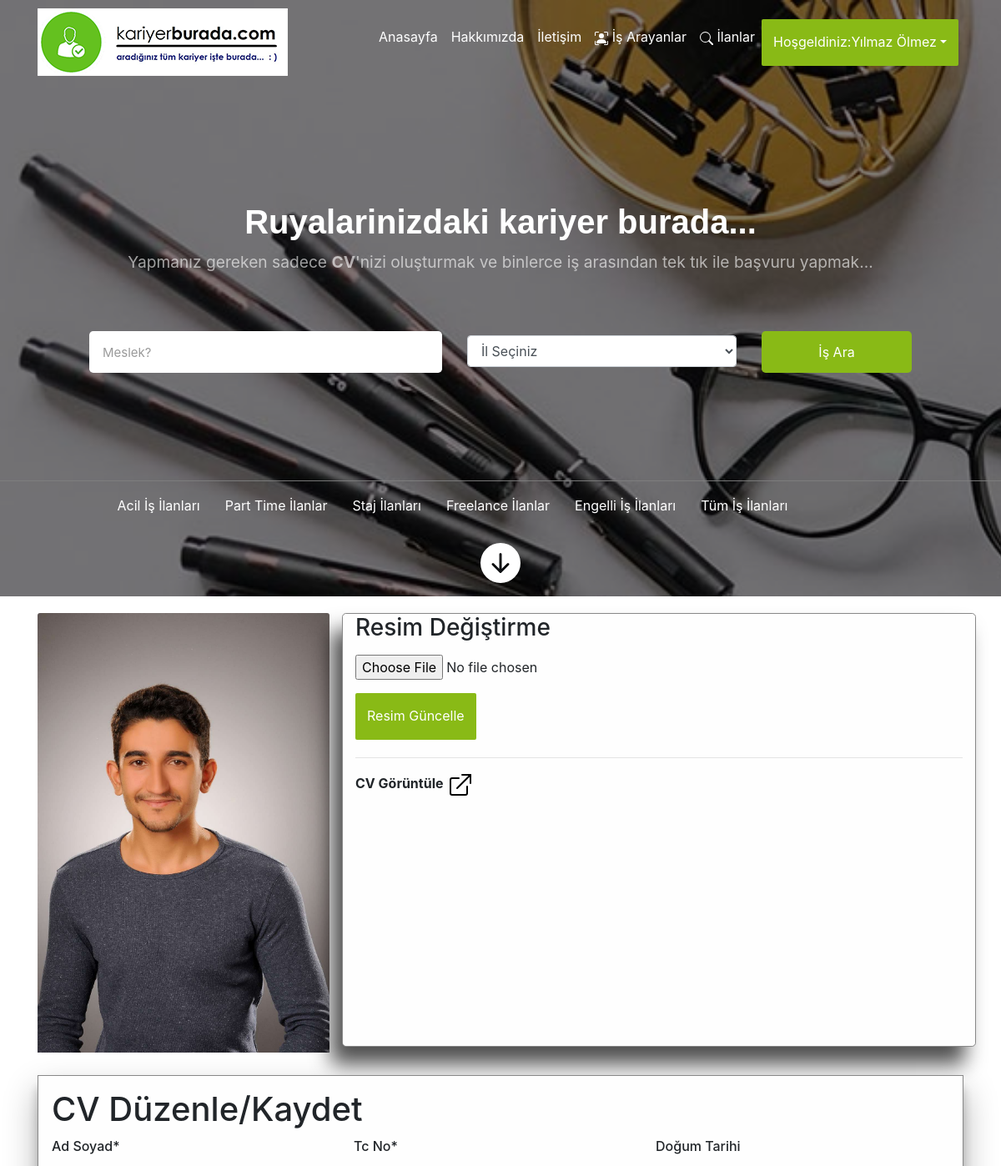
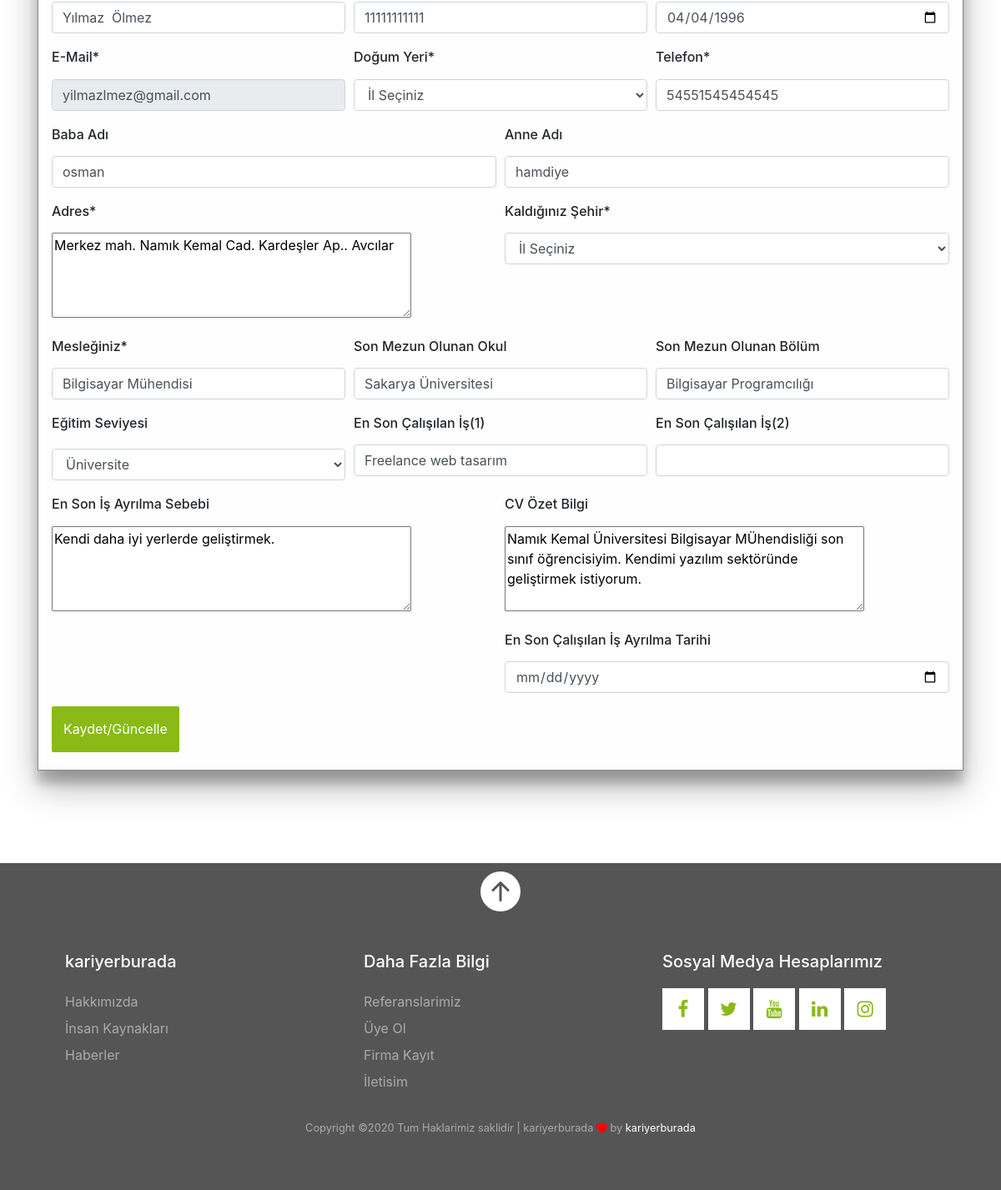
The app's page /cvduzenle.php (signed in) with its own data (2 pictures, top to bottom).
### tables this page shows
CREATE TABLE `uyecvbilgi` (
  `uyecvno` int(11) NOT NULL,
  `uyecvadisoyadi` varchar(200) DEFAULT NULL,
  `uyecvtcno` varchar(20) DEFAULT NULL,
  `uyecveposta` varchar(200) NOT NULL,
  `uyecvsifre` varchar(200) NOT NULL,
  `uyecvdogumyeri` varchar(50) DEFAULT NULL,
  `uyecvdogumtarihi` date DEFAULT NULL,
  `uyecvanaadi` varchar(50) DEFAULT NULL,
  `uyecvbabaadi` varchar(50) DEFAULT NULL,
  `uyecvadresi` varchar(200) DEFAULT NULL,
  `uyecvsehir` varchar(50) DEFAULT NULL,
  `uyecvtelefonno` varchar(50) DEFAULT NULL,
  `uyecvsonmezunokul` varchar(200) DEFAULT NULL,
  `uyecvsonmezunbolum` varchar(200) DEFAULT NULL,
  `uyecvsoncalisilanis1` varchar(200) DEFAULT NULL,
  `uyecvsoncalisilanis2` varchar(200) DEFAULT NULL,
  `uyecvmeslekunvani` varchar(200) DEFAULT 'meslek',
  `uyercvesim1` longblob DEFAULT NULL,
  `uyecvresim2` varchar(200) DEFAULT 'images/kisiler/person.jpg',
  `uyeecvgitimseviye` varchar(200) DEFAULT NULL,
  `uyecvozetbilgi1` varchar(300) DEFAULT NULL,
  `uyecvozetbilgi2` varchar(200) DEFAULT NULL,
  `uyecvaktiflik` varchar(200) DEFAULT NULL,
  `uyecvsonisayrilmasebebi` varchar(200) DEFAULT NULL,
  `uyecvsonisayrilmatarihi` date DEFAULT NULL,
  `uycvisaramaaktiflik` varchar(200) DEFAULT 'AKTIF',
  `uyecvgoruntulemesayisi` int(11) DEFAULT 0,
  `gizlisoru` varchar(200) NOT NULL,
  `yanit` varchar(200) NOT NULL
);

### cvduzenle.php (the view, shortened to what this page needs)
<?php
include "component/baglanti.php";
		$referer = $_SERVER['HTTP_REFERER'];
if ($referer == "")
{
 header("Location:index.php");
}
else
{
	?>
	<!DOCTYPE html>
	<html>
	<head>
		<?php
		include "component/css/css.php";
		?>
	</head>
	<body>
		<header>
			<?php include "component/header.php"; ?>
		</header>
		<main>
			<article>
				<section>
					<div class="container main-kisiler-hover" style="margin-top:20px;">
								<?php
									$sql="select * from uyecvbilgi where uyecvno='".$_SESSION["id"]."'";
									$result=mysqli_query($baglan,$sql);
									$sonuc = mysqli_fetch_assoc($result);
									if(mysqli_num_rows($result) == 1)
									{
								?>
						<div class="row">
							<div class="col-md-4">
								<figure>
									<img src="<?php echo $sonuc['uyecvresim2']; ?>" class="card-img-top">
								</figure>
							</div>
							<div class="col-md-8 modal-content animate" style="margin: 0% auto 2% auto;">
								<form  action="" method="post" enctype="multipart/form-data">
										<label ><h3>Resim Değiştirme</h3></label>
										<p>
											<input type="file" name="resim" id="resim" required>
										</p>
										<button type="submit" class="loginbuton" name="resimGuncelle">Resim Güncelle</button>
										<hr>
										<strong>CV Görüntüle</strong>
										<a href="cvgoster.php?id=<?php echo $_SESSION['id'];?>#git" target="_blank">
										</a>
								</form>
							</div>
						</div>
						<div class="row">
							<div class="col-md-12" >
								<form method="post" enctype="multipart/form-data" action="" class="p-3 animate" style="margin: 1% auto 10% auto;background-color: #fefefe;border: 1px solid #888;box-shadow: 0 19px 38px rgba(0,0,0,0.30), 0 15px 12px rgba(0,0,0,0.22);">
									<legend><h1>CV Düzenle/Kaydet</h1></legend>
									  <div class="form-row">
										    <div class="form-group col-md-4">
										      <label for="adsoyad"><h6>Ad Soyad*</h6></label>
										      <input type="text" class="form-control" name="adsoyad" required value="<?php echo $sonuc['uyecvadisoyadi'] ?>"  maxlength="35">
										    </div>
										    <div class="form-group col-md-4">
										      <label for="inputPassword4"><h6>Tc No*</h6></label>
										      <input type="text" class="form-control" name="tcno" maxlength="11" required value="<?php echo $sonuc['uyecvtcno'] ?>">
										    </div>
										    <div class="form-group col-md-4">
										      <label for="adsoyad"><h6>Doğum Tarihi</h6></label>
										      <input type="date" id="dogtarihi" name="dogtarihi" class="form-control" value="<?php echo $sonuc['uyecvdogumtarihi'] ?>">
										    </div>
									  </div>
									  <div class="form-row">
										    <div class="form-group col-md-4">
									   			 <label for="inputAddress"><h6>E-Mail*</h6></label>
									   		 	<input type="email" class="form-control" id="exampleInputEmail1" aria-describedby="emailHelp" name="mail" required maxlength="25" value="<?php echo $sonuc['uyecveposta'] ?>" disabled>
									  		</div>
										    <div class="form-group col-md-4">
										      <label for="inputPassword4"><h6>Doğum Yeri*</h6></label>
										      <select name="dogyeri" class="form-control" required>
												<?php
													include "component/sehirler.php";
												?>
											</select>
										    </div>
										    <div class="form-group col-md-4">
										      <label for="inputPassword4"><h6>Telefon*</h6></label>
										      <input type="text" class="form-control" name="tel" maxlength="14" required value="<?php echo $sonuc['uyecvtelefonno'] ?>">
										    </div>
									  </div>
									  <div class="form-row">
										    <div class="form-group col-md-6">
										      <label for="adsoyad"><h6>Baba Adı</h6></label>
										      <input type="text" class="form-control" name="babaadi" value="<?php echo $sonuc['uyecvbabaadi'] ?>"  maxlength="15">
										    </div>
										    <div class="form-group col-md-6">
										      <label for="inputPassword4"><h6>Anne Adı</h6></label>
										      <input type="text" class="form-control" name="anneadi" value="<?php echo $sonuc['uyecvanaadi'] ?>"  maxlength="15">
										    </div>
									  </div>
									  <div class="form-row">
										    <div class="form-group col-md-6">
										   		 <label for="inputAddress2"><h6>Adres*</h6></label><br>
										   		 <textarea id="adres" required name="adres" rows="4" cols="40" maxlength="180"><?php echo $sonuc['uyecvadresi'];?></textarea>
									 		 </div>
										    <div class="form-group col-md-6">
										      <label for="inputPassword4"><h6>Kaldığınız Şehir*</h6></label>
										      <select name="sehirler" class="form-control"  required>
												<?php
													include "component/sehirler.php";
												?>
											</select>
										    </div>
									  </div>
									  <div class="form-row">
									  		<div class="form-group col-md-4">
										   		 <label for="inputAddress2"><h6>Mesleğiniz*</h6></label><br>
										   		<input type="text" class="form-control" name="meslek" required value="<?php echo $sonuc['uyecvmeslekunvani'] ?>"  maxlength="25">
									 		 </div>
										    <div class="form-group col-md-4">
										   		 <label for="inputAddress2"><h6>Son Mezun Olunan Okul</h6> </label><br>
										   		<input type="text" class="form-control" name="sonokul" value="<?php echo $sonuc['uyecvsonmezunokul'] ?>"  maxlength="55">
									 		 </div>
										    <div class="form-group col-md-4">
										      <label for="inputPassword4"><h6>Son Mezun Olunan Bölüm</h6></label>
										      <input type="text" class="form-control" name="sonbolum" value="<?php echo $sonuc['uyecvsonmezunbolum'] ?>" maxlength="35">
										    </div>
									  </div>
									  <div class="form-row">
									  	<div class="form-group col-md-4">
										      <label for="inputPassword4"><h6>Eğitim Seviyesi</h6></label>
										      	<select name="egitimdurumu" class="form-control" style="margin-top: 5px;">
												 <option value="üniversite" <?php if($sonuc["uyeecvgitimseviye"]=="üniversite") echo "selected"?>>Üniversite</option>
												</select>
										    </div>
										    <div class="form-group col-md-4">
										   		 <label for="inputAddress2"><h6>En Son Çalışılan İş(1)</h6></label><br>
										   		<input type="text" class="form-control" name="sonis1" value="<?php echo $sonuc['uyecvsoncalisilanis1'] ?>" maxlength="55">
									 		 </div>
										    <div class="form-group col-md-4">
										      <label for="inputPassword4"><h6>En Son Çalışılan İş(2)</h6></label>
										      <input type="text" class="form-control" name="sonis2" value="<?php echo $sonuc['uyecvsoncalisilanis2'] ?>" maxlength="55">
										    </div>
									  </div>
									  <div class="form-row">
										    <div class="form-group col-md-6">
										   		 <label for="inputAddress2"><h6>En Son İş Ayrılma Sebebi</h6></label><br>
										   		<textarea id="ayrilmasebebi" name="ayrilmasebebi" rows="4" cols="40" maxlength="180" ><?php echo $sonuc['uyecvsonisayrilmasebebi'];?></textarea>
									 		 </div>
									 		 <div class="form-group col-md-6">
										   		 <label for="inputAddress2"><h6>CV Özet Bilgi</h6></label><br>
										   		 <textarea id="ozetbilgi" name="ozetbilgi" rows="4" cols="40" maxlength="180" ><?php echo $sonuc['uyecvozetbilgi1'];?></textarea>
									 		 </div>
									  </div>
									  <div class="form-row">
										    <div class="form-group col-md-6">
									 		 </div>
									 		 <div class="form-group col-md-6">
										      <label for="inputPassword4"><h6>En Son Çalışılan İş Ayrılma Tarihi</h6></label>
										      <input type="date" id="birthday" name="ayrilmatarihi" class="form-control" value="<?php echo $sonuc['uyecvsonisayrilmatarihi'] ?>">
										    </div>
									  </div>
									  <button type="submit" class="loginbuton" name="kaydetguncelle">Kaydet/Güncelle</button>
									 <?php
									  }
									 ?>
								</form>
							</div>
						</div>
				</div>
			</section>
		</article>
	</main>
	<footer>
		<?php
		include "component/footer.php";
		?>
	</footer>
</body>
</html>
<?php
}
?>

### component/css/still.css (style rules this page uses)
html { scroll-behavior: smooth; }
header { font-weight: 400; font-size: 1rem; line-height: 1.7; }
footer { background-color:#555555; }
.loginbuton { background-color: #89ba16; color: white; border-radius: 2px; padding:14px 14px; border: none; cursor: pointer; width: auto; margin-right: 5px; margin-bottom: 5px; font-weight: 400; font-size: 1rem; line-height: 1.7; }
.main-kisiler-hover a { color: black; text-decoration: none; cursor: pointer; z-index: 2; position: relative; }
.main-kisiler-hover { z-index: 2; position: relative; }

### component/css/login-still.css (style rules this page uses)
.modal-content { background-color: #fefefe; margin: 5% auto 15% auto; border: 1px solid #888; width: 35%!important; -webkit-box-shadow: -13px 21px 24px 0px rgba(0,0,0,0.69); -moz-box-shadow: -13px 21px 24px 0px rgba(0,0,0,0.69); box-shadow: -13px 21px 24px 0px rgba(0,0,0,0.69); }
.animate { -webkit-animation: animatezoom 0.6s; animation: animatezoom 0.6s }

### component/css/print.css (style rules this page uses)
header { display: none; }
footer { display: none; }

### records on screen
uyecvbilgi: uyecvresim2 (picture), adsoyad "Yılmaz Ölmez", tcno "11111111111", dogtarihi "04/04/1996", mail "yilmazlmez@gmail.com", tel "54551545454545", babaadi "osman", anneadi "hamdiye", adres "Merkez mah. Namık Kemal Cad. Kardeşler Ap.. Avcılar", meslek "Bilgisayar Mühendisi", sonokul "Sakarya Üniversitesi", sonbolum "Bilgisayar Programcılığı", egitimdurumu "Üniversite", sonis1 "Freelance web tasarım", ayrilmasebebi "Kendi daha iyi yerlerde geliştirmek.", ozetbilgi "Namık Kemal Üniversitesi Bilgisayar MÜhendisliği son sınıf öğrencisiyim. Kendimi yazılım sektöründe geliştirmek istiyorum."

### other values on screen
$_SESSION["adsoyad"] "Yılmaz Ölmez"
